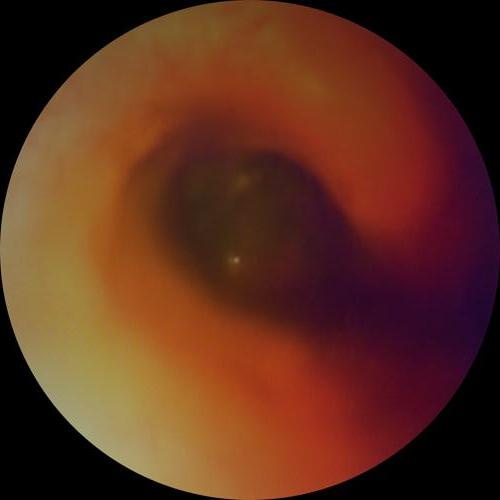
#> input picture data/Otoscopic_Data/Acute Otitis Media/aom (104).jpg, 500 x 500 px
$ python -i gradcam_visualization.py   (imports and definitions only)
#> lines starting #> are read from the running program, lines starting #| are printed output that depends on the picture
import cv2
import numpy as np
from PIL import Image

from gradcam import generate_gradcam


def create_gradcam_overlay(image):
    """
    Generate a Grad-CAM heatmap and overlay it
    on the original otoscopic image.
    """

    # Generate Grad-CAM
    heatmap = generate_gradcam(image)

    # Convert heatmap to 0-255
    heatmap = np.uint8(255 * heatmap)

    # Resize heatmap to original image size
    original = np.array(image.convert("RGB"))

    height, width = original.shape[:2]

    heatmap = cv2.resize(
        heatmap,
        (width, height)
    )

    # Apply OpenCV color map
    colored_heatmap = cv2.applyColorMap(
        heatmap,
        cv2.COLORMAP_JET
    )

    # OpenCV uses BGR, convert to RGB
    colored_heatmap = cv2.cvtColor(
        colored_heatmap,
        cv2.COLOR_BGR2RGB
    )

    # Convert original image to uint8
    original = np.uint8(original)

    # Blend original image and heatmap
    overlay = cv2.addWeighted(
        original,
        0.6,
        colored_heatmap,
        0.4,
        0
    )

    return overlay

>>> import cv2
>>> picture = cv2.imread('../data/Otoscopic_Data/Acute Otitis Media/aom (104).jpg', cv2.IMREAD_GRAYSCALE)
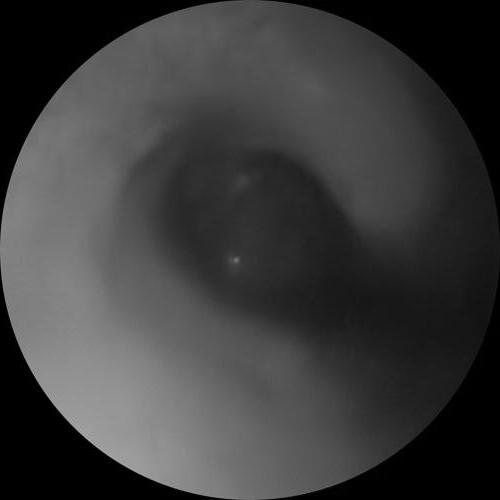
#> picture: shape (500, 500); min 0, max 182, mean 60.1
#> (the run stopped early here; a loop or call above may not have finished)

$ run again, on data/Otoscopic_Data/Acute Otitis Media/aom (109).jpg
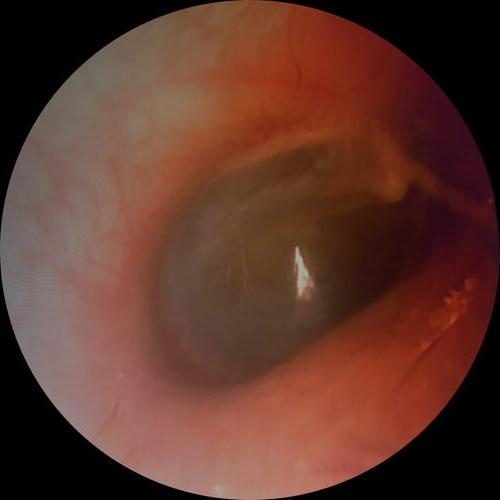
#> input picture data/Otoscopic_Data/Acute Otitis Media/aom (109).jpg, 500 x 500 px
#> `picture = cv2.imread('../data/Otoscopic_Data/Acute Otitis Media/aom (1..`:
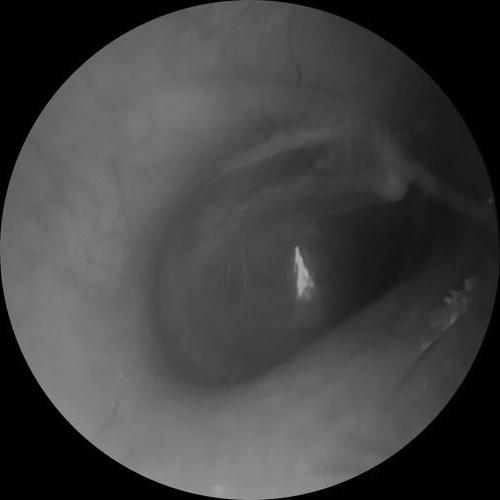
#> picture: shape (500, 500); min 0, max 172, mean 66.1

$ run again, on data/Otoscopic_Data/Acute Otitis Media/aom (115).jpg
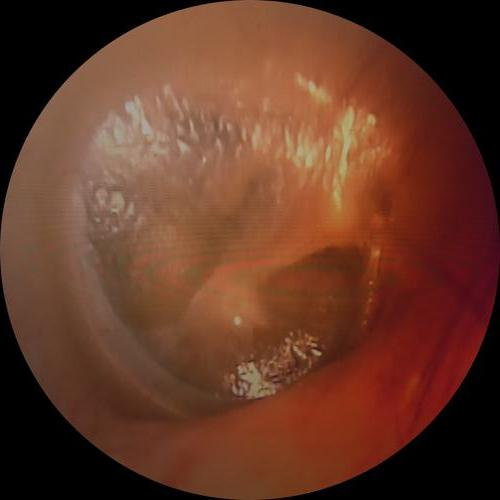
#> input picture data/Otoscopic_Data/Acute Otitis Media/aom (115).jpg, 500 x 500 px
#> `picture = cv2.imread('../data/Otoscopic_Data/Acute Otitis Media/aom (1..`:
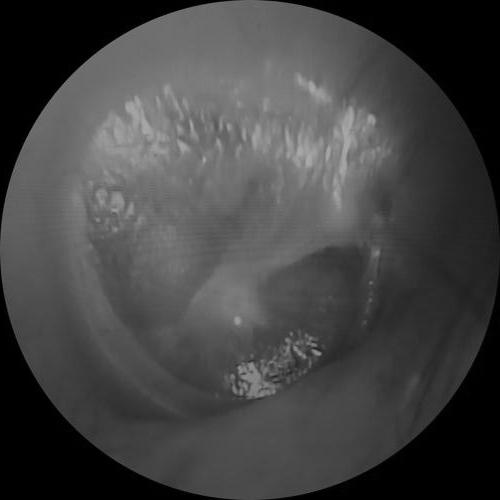
#> picture: shape (500, 500); min 0, max 172, mean 67.3

$ run again, on data/Otoscopic_Data/Acute Otitis Media/aom (116).jpg
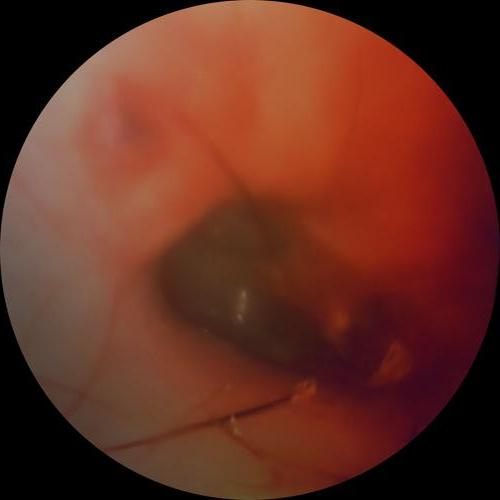
#> input picture data/Otoscopic_Data/Acute Otitis Media/aom (116).jpg, 500 x 500 px
#> `picture = cv2.imread('../data/Otoscopic_Data/Acute Otitis Media/aom (1..`:
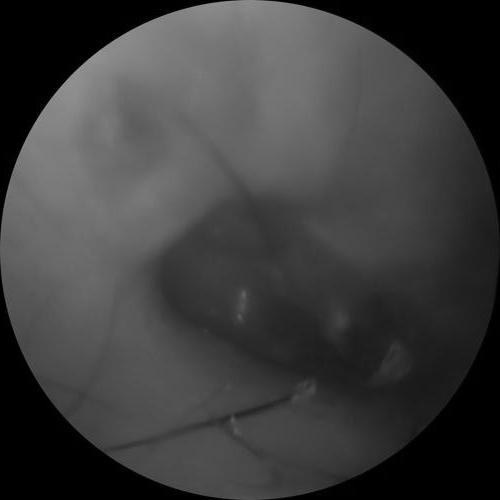
#> picture: shape (500, 500); min 0, max 166, mean 61.2
